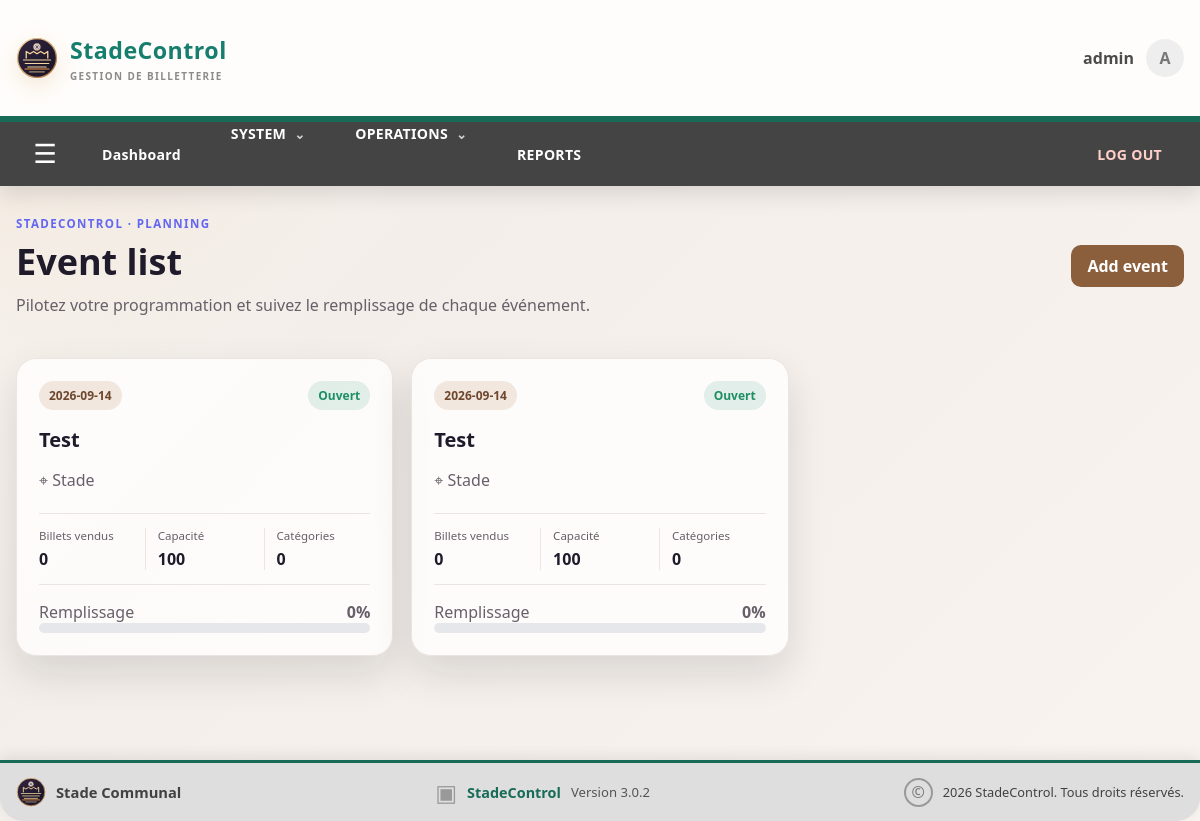
The app's page /evenements (signed in) with its own data.
### app.py (models this page shows)
class User(db.Model):
    id = db.Column(db.Integer, primary_key=True)
    username = db.Column(db.String(80), unique=True, nullable=False)
    password = db.Column(db.String(200), nullable=False)
    role = db.Column(db.String(50), default="admin")
    language = db.Column(db.String(5), default="fr")
    currency = db.Column(db.String(5), default="FC")
    photo = db.Column(db.Text, nullable=True)
    active = db.Column(db.Boolean, nullable=False, default=True)
    email = db.Column(db.String(150), nullable=False, default="")
    telephone = db.Column(db.String(30), nullable=False, default="")

class Evenement(db.Model):
    __tablename__ = "evenement"
    id = db.Column(db.Integer, primary_key=True)
    nom = db.Column(db.String(150), nullable=False)
    date = db.Column(db.String(20), nullable=False)
    lieu = db.Column(db.String(150), nullable=False)
    capacite = db.Column(db.Integer, nullable=False)
    description = db.Column(db.Text, default="")
    taux_conversion = db.Column(db.Float, nullable=False, default=2800)
    categories = db.relationship("Categorie", backref="evenement", cascade="all, delete-orphan")
    tickets = db.relationship("Ticket", backref="evenement", cascade="all, delete-orphan")
    ventes = db.relationship("Vente", backref="evenement", cascade="all, delete-orphan")

### app.py (the view)
@app.route("/evenements")
@login_required
@role_required("administrateur", "auditeur")
def evenements():
    liste_evenements = Evenement.query.order_by(Evenement.date).all()
    event_rows = []
    for evenement in liste_evenements:
        vendus = len(evenement.tickets)
        capacite = evenement.capacite or 1
        event_rows.append({
            "evenement": evenement,
            "vendus": vendus,
            "taux": min(round((vendus / capacite) * 100), 100),
            "categories": len(evenement.categories),
        })
    return render_template("evenements.html", evenements=event_rows)

### app.py (called while the page is built)
def current_language():
    return session.get("language", "fr") if session.get("language", "fr") in TRANSLATIONS else "fr"

def translate(key):
    return TRANSLATIONS[current_language()].get(key, key)

def current_currency():
    return session.get("currency", "FC") if session.get("currency", "FC") in ("FC", "USD") else "FC"

@app.context_processor
def inject_preferences():
    return {
        "_": translate,
        "money": money,
        "current_currency": current_currency(),
        "current_language": current_language(),
    }

@app.before_request
def enforce_session_timeout():
    if "user_id" not in session or request.endpoint in {"login", "static"}:
        return None
    now = time.time()
    last_activity = session.get("last_activity", now)
    if now - last_activity >= app.config["SESSION_TIMEOUT_SECONDS"]:
        session.clear()
        flash("Votre session a expiré après 2 minutes d’inactivité.", "warning")
        return redirect(url_for("login"))
    session["last_activity"] = now
    return None

def login_required(f):
    @wraps(f)
    def decorated_function(*args, **kwargs):
        if "user_id" not in session:
            return redirect(url_for("login"))
        return f(*args, **kwargs)
    return decorated_function

### templates/evenements.html (shortened to what this page needs)
{% extends "base.html" %}
{% block contenu %}
<section class="management-page">
    <div class="content-header page-heading">
        <div>
            <p class="eyebrow">StadeControl · Planning</p>
            <h2>{{ _('Liste des événements') }}</h2>
            <p class="page-subtitle">Pilotez votre programmation et suivez le remplissage de chaque événement.</p>
        </div>
        <a href="{{ url_for('ajouter_evenement') }}" class="primary-btn">{{ _('Ajouter un événement') }}</a>
    </div>
    <div class="management-grid event-management-grid">
    {% for row in evenements %}
    <article class="management-card event-management-card">
        <div class="management-card-top">
            <span class="date-chip">{{ row.evenement.date }}</span>
            <span class="event-status {% if row.taux >= 90 %}status-hot{% else %}status-open{% endif %}">
                {% if row.taux >= 90 %}Presque complet{% else %}Ouvert{% endif %}
            </span>
        </div>
        <h3>{{ row.evenement.nom }}</h3>
        <p class="event-location">⌖ {{ row.evenement.lieu }}</p>
        <div class="event-stat-columns">
            <div><span>Billets vendus</span><strong>{{ row.vendus }}</strong></div>
            <div><span>Capacité</span><strong>{{ row.evenement.capacite }}</strong></div>
            <div><span>Catégories</span><strong>{{ row.categories }}</strong></div>
        </div>
        <div class="load-meta"><span>Remplissage</span><strong>{{ row.taux }}%</strong></div>
        <div class="progress-bar"><span style="width: {{ row.taux }}%"></span></div>
    </article>
{% else %}
    <div class="empty-state"><strong>Aucun événement enregistré.</strong><span>Commencez par créer votre premier événement.</span></div>
{% endfor %}
</div>
</section>
{% endblock %}

### templates/base.html (shortened to what this page needs)
<!DOCTYPE html>
<html lang="{{ current_language }}">
<head>
    <link rel="stylesheet" href="{{ url_for('static', filename='css/style.css') }}">
</head>
<body>
    {% if request.endpoint != 'login' %}
    <header class="site-header">
        <div class="container brandbar">
            <a href="{{ url_for('index') if not session.get('user_id') else url_for('dashboard') }}" class="brand" aria-label="StadeControl home">
                <img src="{{ url_for('static', filename='img/stade-communal-logo.svg') }}" alt="Logo Stade Communal" class="brand-logo">
                <span class="brand-text"><strong>StadeControl</strong><small>GESTION DE BILLETTERIE</small></span>
            </a>
            {% if session.get('user_id') %}
            <div class="header-user-area">
                <span>{{ session.get('username') }}</span>
                <a href="{{ url_for('account') }}" class="header-avatar">{{ session.get('username')[0]|upper }}</a>
            </div>
            {% else %}
            <a href="{{ url_for('login') }}" class="header-login">{{ _('login') }}</a>
            {% endif %}
        </div>
        {% if session.get('user_id') %}
        <nav class="top-menu">
            <div class="container top-menu-inner">
                <button class="menu-toggle" type="button" aria-label="Ouvrir le menu" onclick="document.body.classList.toggle('menu-open')">☰</button>
                <a class="top-menu-link" href="{{ url_for('dashboard') }}">{{ _('dashboard') }}</a>
                <details class="top-menu-group">
                    <summary>{{ _('SYSTÈME') }} <span>⌄</span></summary>
                </details>
                <details class="top-menu-group">
                    <summary>{{ _('OPÉRATIONS') }} <span>⌄</span></summary>
                </details>
                {% if session.get('user_role') in ['administrateur', 'auditeur'] %}
                <a class="top-menu-link" href="{{ url_for('rapports') }}">{{ _('reports')|upper }}</a>
                {% endif %}
                <a class="top-menu-link top-logout" href="{{ url_for('logout') }}">{{ _('DÉCONNEXION') }}</a>
            </div>
        </nav>
        {% endif %}
    </header>
    {% endif %}
    <main class="container main-content">
        {% block contenu %}{% endblock %}
    </main>
    {% if request.endpoint != 'login' %}
    <footer class="site-footer">
        <div class="container footer-content">
            <div class="footer-brand">
                <img src="{{ url_for('static', filename='img/stade-communal-logo.svg') }}" alt="Logo Stade Communal">
                <span>Stade Communal</span>
            </div>
            <div class="footer-product">
                <span class="footer-product-mark">▣</span>
                <strong>StadeControl</strong>
                <span>Version 3.0.2</span>
            </div>
            <div class="footer-legal">
                <span class="copyright-mark">©</span>
                <span>2026 StadeControl. Tous droits réservés.</span>
            </div>
        </div>
    </footer>
    {% endif %}
</body>
</html>

### records on screen
User: get "admin"
Evenement: evenement "2026-09-14", evenement.nom "Test", evenement.lieu "Stade", evenement.capacite "100"
Evenement: evenement "2026-09-14", evenement.nom "Test", evenement.lieu "Stade", evenement.capacite "100"

### other values on screen
{{ session.get('username')[0]|upper }} "A"
{{ row.vendus }} "0" "0"
{{ row.categories }} "0" "0"
{{ row.taux }} "0" "0"
